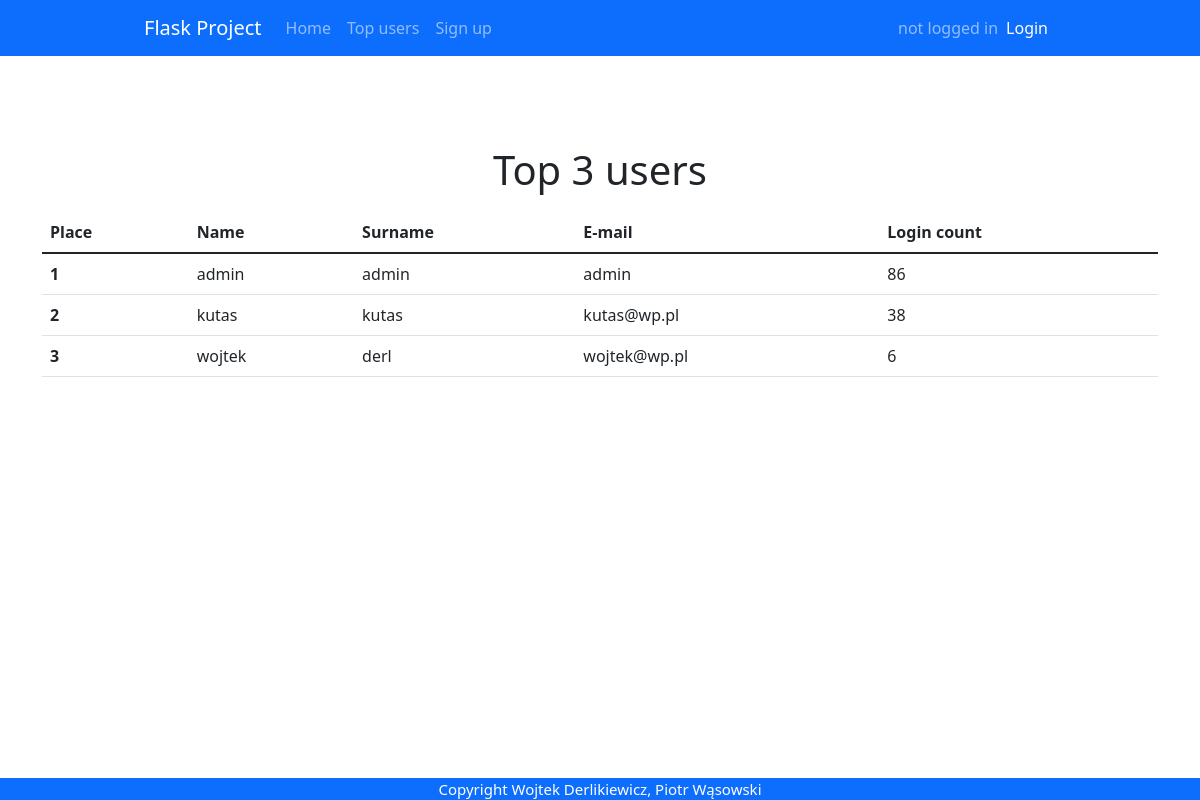
/top_users, run on an earlier commit of the app's database.
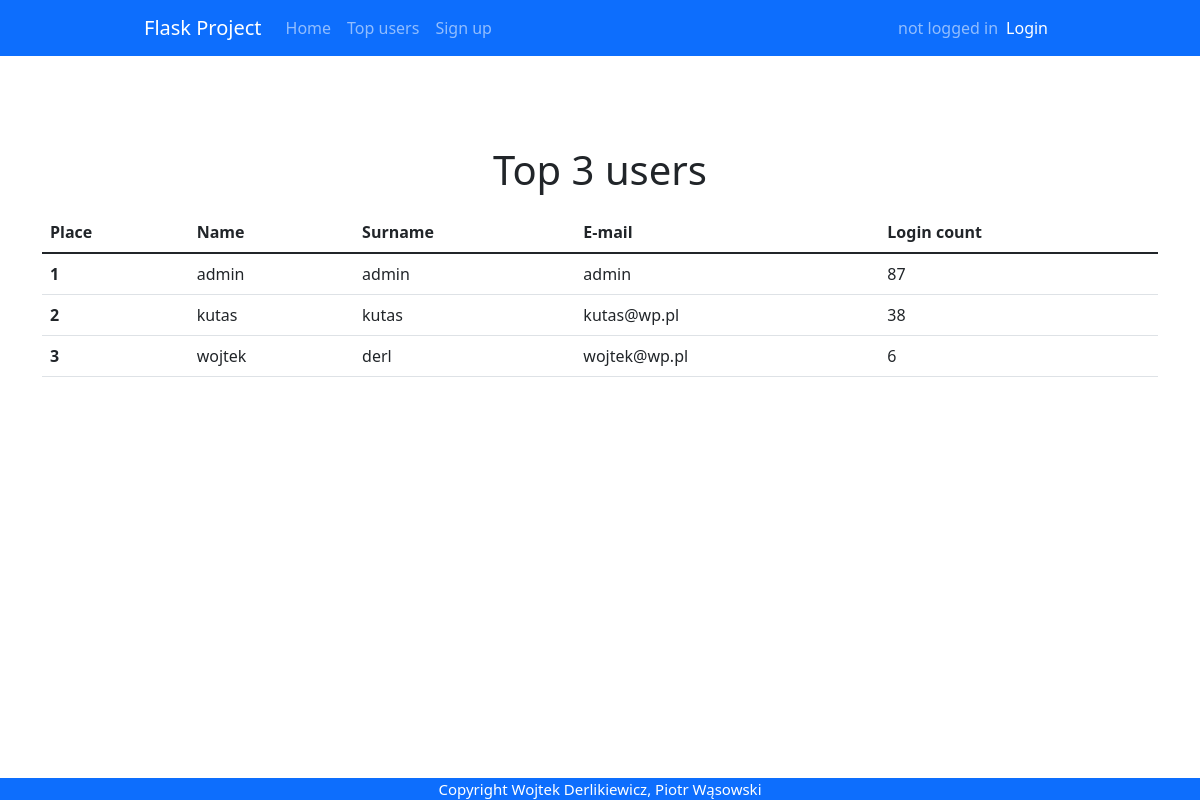
And on a later commit of the database.
### app.py (models this page shows)
class User(db.Model, UserMixin):
    id = db.Column(db.Integer, primary_key = True)
    email = db.Column(db.String(30), nullable=False, unique=True)
    name = db.Column(db.String(20), nullable=False)
    last_name = db.Column(db.String(20), nullable=False)
    password = db.Column(db.String(80), nullable=False)
    login_count = db.Column(db.Integer, nullable=False, default=0)
    isAdmin = db.Column(db.Boolean(), nullable=False, default=False)

### app.py (the view)
@app.route('/top_users', methods=['GET', 'POST'])
def topUsers():
    top_users = db.session.query(User).order_by(User.login_count.desc()).limit(3)
    return render_template('top_users.html', users = top_users)

### templates/top_users.html
{% extends "base.html" %} {% block title %}Top users{% endblock %} {% block
content %}
<h1>Top 3 users</h1>
<table class="table">
  <thead>
    <tr>
      <th scope="col">Place</th>
      <th scope="col">Name</th>
      <th scope="col">Surname</th>
      <th scope="col">E-mail</th>
      <th scope="col">Login count</th>
    </tr>
  </thead>
  <tbody>
    {% set x = namespace(value=1) %} {% for user in users %}
    <tr>
      <th scope="row">{{x.value}} {% set x.value = x.value + 1 %}</th>
      <td>{{ user.name }}</td>
      <td>{{ user.last_name }}</td>
      <td>{{ user.email }}</td>
      <td>{{ user.login_count }}</td>
    </tr>
    {% endfor %}
  </tbody>
</table>
{% endblock %}

### templates/base.html (shortened to what this page needs)
<!DOCTYPE html>
<html lang="pl">
  <head>
    {% block styles %}
    <link
      rel="stylesheet"
      href="{{url_for('.static', filename='styles/base.css')}}"
    />
    <link
      href="https://cdn.jsdelivr.net/npm/bootstrap@5.1.3/dist/css/bootstrap.min.css"
      rel="stylesheet"
    />
    {% endblock %}
  </head>
  <body>
    <nav class="navbar navbar-expand-lg navbar-dark bg-primary">
      <div class="container-fluid">
        <a class="navbar-brand" href="{{url_for('home')}}">Flask Project</a>
        <div class="collapse navbar-collapse" id="navbarText">
          <ul class="navbar-nav me-auto mb-2 mb-lg-0">
            <li class="nav-item">
              <a class="nav-link"
                aria-current="page"
                href="{{url_for('home')}}"
                >Home</a>
            </li>
            <li class="nav-item">
              <a class="nav-link" href="{{url_for('topUsers')}}">Top users</a>
            </li>
            {% if not current_user.is_authenticated %}
            <li class="nav-item">
              <a class="nav-link" href="{{url_for('register')}}">Sign up</a>
            </li>
            {% endif %}
          </ul>
          {% if current_user.is_authenticated %}
          <span class="navbar-text">
            Logged as {{current_user.name }}
            </span>
            <span class="navbar-item">
              <ul class="navbar-nav me-auto mb-2 mb-lg-0">
                <li class="nav-item">
                  <a
                    class="nav-link active"
                    aria-current="page"
                    href="{{url_for('logout')}}"
                    >Log out</a
                  >
                </li>
              </ul>
            </span>
            {% else %}
            <span class="navbar-text">
              not logged in
              </span>
              <span class="navbar-item">
                <ul class="navbar-nav me-auto mb-2 mb-lg-0">
                  <li class="nav-item">
                    <a
                      class="nav-link active"
                      aria-current="page"
                      href="{{url_for('login')}}"
                      >Login</a
                    >
                  </li>
                </ul>
              </span>
            {% endif %}
        </div>
      </div>
    </nav>
    <div class="container">{% block content %} {% endblock %}</div>
    <footer>Copyright Wojtek Derlikiewicz, Piotr Wąsowski</footer>
  </body>
</html>

### static/styles/base.css (style rules this page uses)
html { overflow: -moz-scrollbars-vertical; overflow-y: scroll; }
body { margin: 0; background-color: dimgrey; font-family: "Roboto", sans-serif; }
a { text-decoration: none; }
.container { overflow: hidden; margin-top: 30px; padding-top: 50px; display: grid; place-items: center; }
.container-fluid { width: 78% !important; }
h1 { padding: 10px; }
footer { position: fixed; bottom: 0; width: 100%; background-color: #0d6efd; color: white; font-size: 15px; text-align: center; }

What changed in the data, as far as the page shows it:
changed User "admin": login_count "86" → "87"
